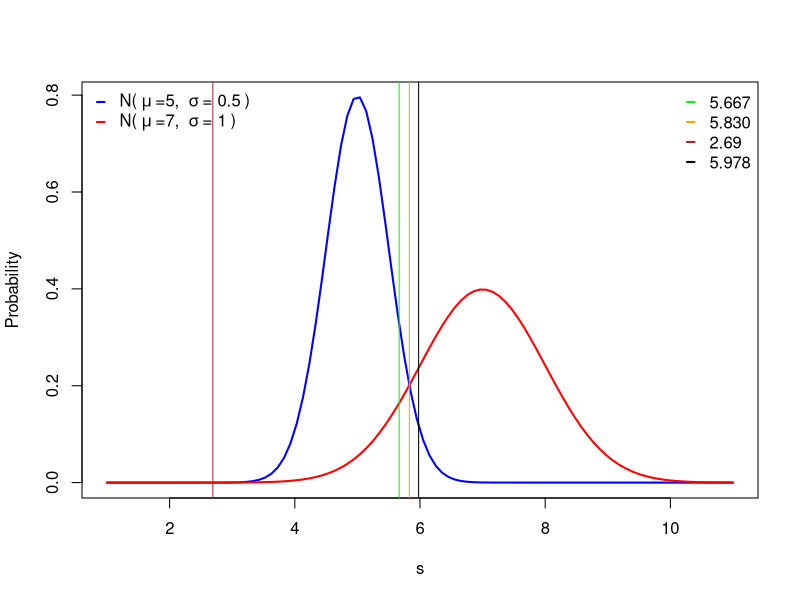
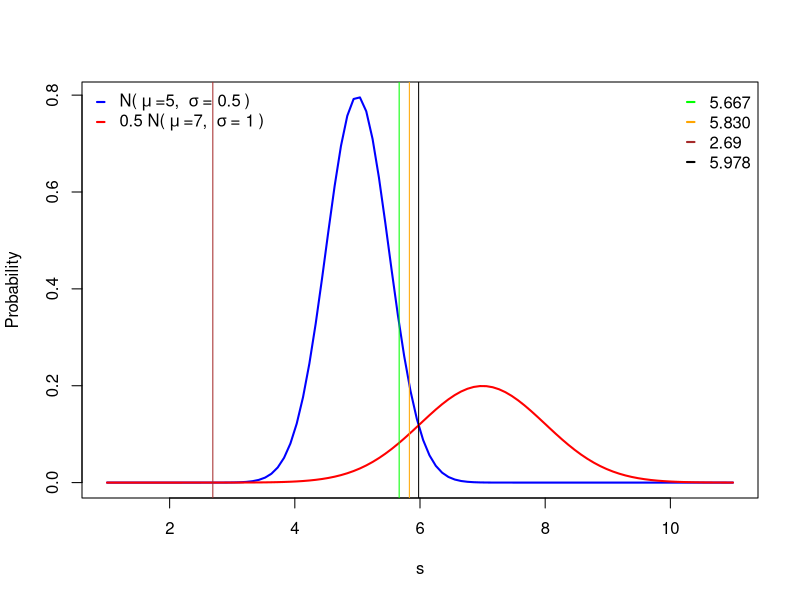

The R script that drew these images, in order:
#Author: Daniel Salgado Rojo

#################################
#Question 1. Plotting gaussians
#################################

par(mfrow = c(1,1))

mu1 = 5
mu2 = 7

s1 = 0.5
s2 = 1

x <- seq(6-5, 6+5, length=100)
ds1 <- dnorm(x, mu1, s1)
ds2 <- dnorm(x, mu2 ,s2)

## Graphical approach
  ### Without taking into account the loss information
  
  plot(x, ds1, type = 'l', col = "blue", lwd = 2,
       xlab = "", ylab = "")
  lines(x, ds2, col = "red", lwd = 2)
  title(ylab = "Probability")
  title(xlab = "s")
  
  abline(v = 5.667, col = "green")
  abline(v = 5.830, col = "orange")
  abline(v = 2.69, col = "brown")
  abline(v = 5.978, col = "black")
  
  legend("topright",
         c("5.667", "5.830", "2.69", "5.978"),
         col = c("green", "orange", "brown", "black"),
         bty = 'n',
         cex = 1,
         seg.len = 0.5,
         lwd = 2)
  
  legend("topleft",
         c( expression( "N(" ~ mu ~ "=5, "  ~sigma ~ "= 0.5"~")") , 
            expression( "N(" ~ mu ~ "=7, "  ~sigma ~ "= 1"~")") ),
         col = c("blue", "red"),
         bty = 'n',
         cex = 1,
         seg.len = 0.5,
         lwd = 2)
  
  ### Taking into account the loss information
  
  ds2 <- 0.5*ds2
  
  plot(x, ds1, type = 'l', col = "blue", lwd = 2, 
       xlab = "", ylab = "")
  lines(x, ds2, col = "red", lwd = 2)
  
  abline(v = 5.667, col = "green")
  abline(v = 5.830, col = "orange")
  abline(v = 2.69, col = "brown")
  abline(v = 5.978, col = "black")
  
  legend("topright",
         c("5.667", "5.830", "2.69", "5.978"),
         col = c("green", "orange", "brown", "black"),
         bty = 'n',
         cex = 1,
         seg.len = 0.5,
         lwd = 2)
  
  legend("topleft",
         c( expression( "N(" ~ mu ~ "=5, "  ~sigma ~ "= 0.5"~")") , 
            expression( "0.5 N(" ~ mu ~ "=7, "  ~sigma ~ "= 1"~")") ),
         col = c("blue", "red"),
         bty = 'n',
         cex = 1,
         seg.len = 0.5,
         lwd = 2)
  
  title(ylab = "Probability")
  title(xlab = "s")

## Numerical approach

 my_f <- function(x, loss_factor = 0.5){
         return(dnorm(x, mu1, s1)-loss_factor * dnorm(x, mu2, s2))
 }
 
 #Central root
 s_star <- uniroot(my_f, c (4,6))$root
 print( paste("s* is ", round(s_star,3) ))
 
 #Left root
 uniroot(my_f, c (1,4))$root
 #Right root
 uniroot(my_f, c (9,50))$root
 